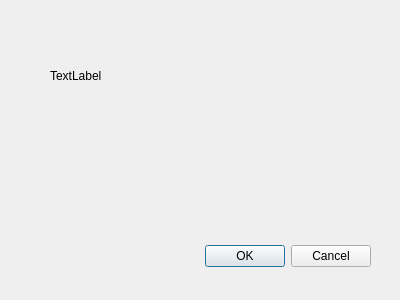
<?xml version="1.0" encoding="UTF-8"?>
<ui version="4.0">
 <class>Dialog</class>
 <widget class="QDialog" name="Dialog">
  <property name="geometry">
   <rect>
    <x>0</x>
    <y>0</y>
    <width>400</width>
    <height>300</height>
   </rect>
  </property>
  <property name="windowTitle">
   <string>Dialog</string>
  </property>
  <widget class="QDialogButtonBox" name="buttonBox">
   <property name="geometry">
    <rect>
     <x>30</x>
     <y>240</y>
     <width>341</width>
     <height>32</height>
    </rect>
   </property>
   <property name="orientation">
    <enum>Qt::Orientation::Horizontal</enum>
   </property>
   <property name="standardButtons">
    <set>QDialogButtonBox::StandardButton::Cancel|QDialogButtonBox::StandardButton::Ok</set>
   </property>
  </widget>
  <widget class="QLabel" name="label">
   <property name="geometry">
    <rect>
     <x>50</x>
     <y>30</y>
     <width>261</width>
     <height>91</height>
    </rect>
   </property>
   <property name="text">
    <string>TextLabel</string>
   </property>
  </widget>
 </widget>
 <resources/>
 <connections>
  <connection>
   <sender>buttonBox</sender>
   <signal>accepted()</signal>
   <receiver>Dialog</receiver>
   <slot>accept()</slot>
   <hints>
    <hint type="sourcelabel">
     <x>248</x>
     <y>254</y>
    </hint>
    <hint type="destinationlabel">
     <x>157</x>
     <y>274</y>
    </hint>
   </hints>
  </connection>
  <connection>
   <sender>buttonBox</sender>
   <signal>rejected()</signal>
   <receiver>Dialog</receiver>
   <slot>reject()</slot>
   <hints>
    <hint type="sourcelabel">
     <x>316</x>
     <y>260</y>
    </hint>
    <hint type="destinationlabel">
     <x>286</x>
     <y>274</y>
    </hint>
   </hints>
  </connection>
 </connections>
</ui>
